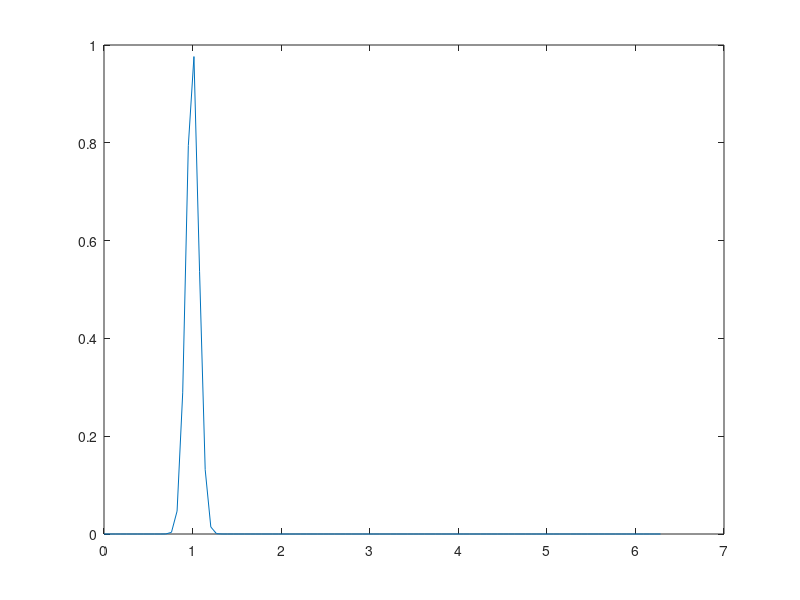

The MATLAB script that drew this image: (Note: this script raises an error after producing the figure.)
N=100;
n=N-1;
x = (0:N-1)'/n*2*pi;
u0=exp(-100*(x-1).^2);
plot(x,u0)
[t,y]=ode45(@advec,[0,1],u0);
mesh(x,t,y)

xlabel 'x'
ylabel 't'
zlabel 'u'